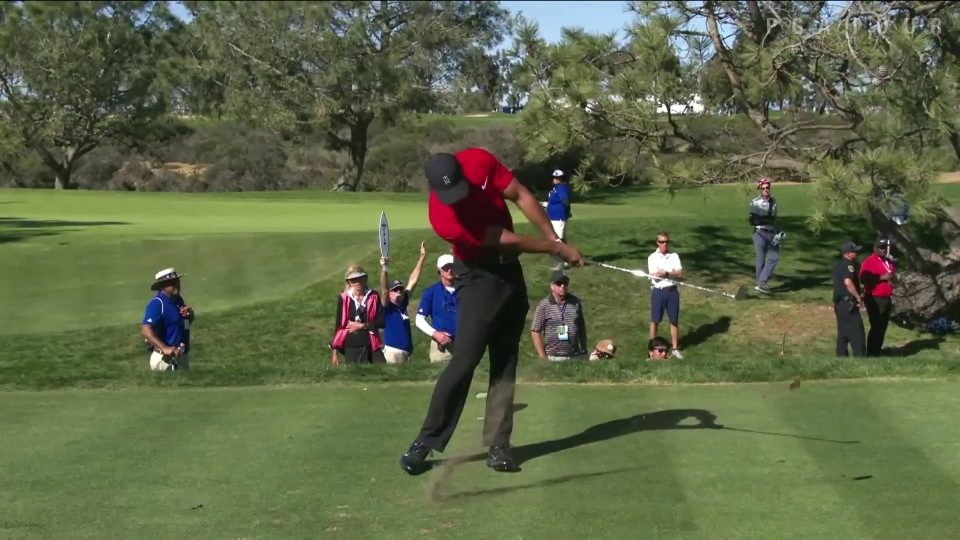
#> input picture frame_478.jpg, 1920 x 1080 px, found by its file name (shown at 1/2 size)
$ jupyter execute Untitled.ipynb   (shell and % lines are left out)
#> lines starting #> are read from the running program, lines starting #| are printed output that depends on the picture
[cell 1]
import cv2
from PIL import Image
import numpy as np
import random

[cell 2]
def load_image(image_path):
    # Using PIL to determine format
#> called with image_path = 'C:/Users/hp/computer/frame_478.jpg'
    img = Image.open(image_path)
#> img is the input picture: PIL image 1920x1080 RGB; mean R, G, B 93.5, 102.5, 70.4
    print(f"Image format: {img.format}")
#| Image format: JPEG

    # Reading the image using OpenCV
    image = cv2.imread(image_path)
    return image

[cell 3]
def convert_to_grayscale(image):
    if len(image.shape) == 3:  # Check if the image is color
        grayscale_image = cv2.cvtColor(image, cv2.COLOR_BGR2GRAY)
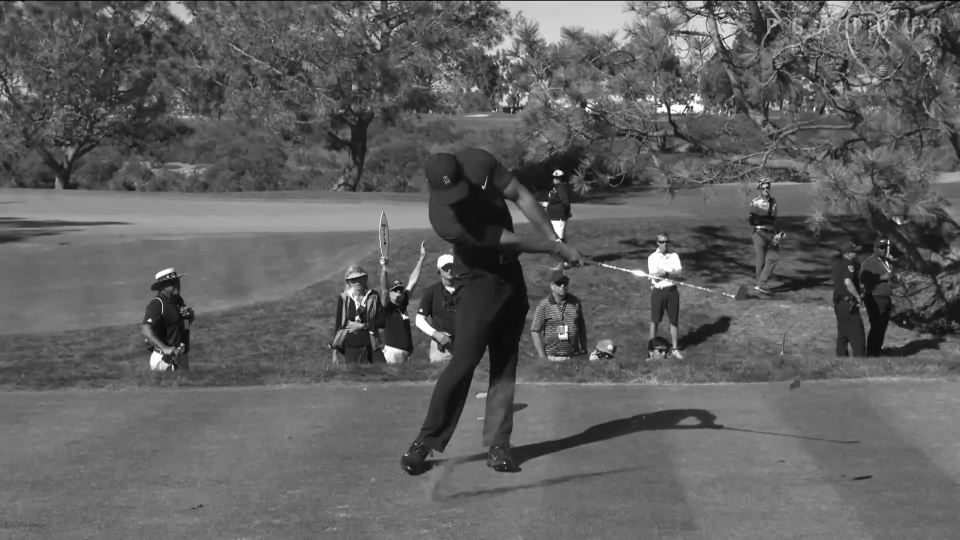
#> grayscale_image: shape (1080, 1920) (shown at 1/2 size); min 0, max 255, mean 96.1
        return grayscale_image
    return image

[cell 4]
def resize_image(image, new_width=256, new_height=256):
#> called with new_width = 256, new_height = 256
    h, w = image.shape[:2]
#> h = 1080; w = 1920
    aspect_ratio = w / h
#> aspect_ratio = 1.78
    if aspect_ratio > 1:
        new_height = int(new_width / aspect_ratio)
#> new_height = 144
    else:
        new_width = int(new_height * aspect_ratio)

    resized_image = cv2.resize(image, (new_width, new_height), interpolation=cv2.INTER_LINEAR)
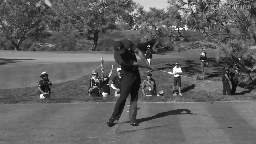
#> resized_image: shape (144, 256); min 8, max 255, mean 96.2
    return resized_image

[cell 5]
def center_crop(image, crop_ratio=0.9):
#> called with crop_ratio = 0.9
    h, w = image.shape[:2]
#> h = 144; w = 256

    # Crop size based on the image dimensions and the desired ratio
    crop_size_h = int(h * crop_ratio)
#> crop_size_h = 129
    crop_size_w = int(w * crop_ratio)
#> crop_size_w = 230

    # Calculate the start points for cropping to keep the center
    start_x = (w - crop_size_w) // 2
#> start_x = 13
    start_y = (h - crop_size_h) // 2
#> start_y = 7

    # Perform the center crop
    cropped_image = image[start_y:start_y+crop_size_h, start_x:start_x+crop_size_w]
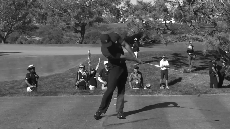
#> cropped_image: shape (129, 230); min 9, max 255, mean 94.3
    return cropped_image

[cell 6]
def random_crop(image, crop_size=200):
    h, w = image.shape[:2]

    # Ensure the crop size is not larger than the image dimensions
    crop_size = min(crop_size, h, w)

    start_x = random.randint(0, w - crop_size)
    start_y = random.randint(0, h - crop_size)

    cropped_image = image[start_y:start_y+crop_size, start_x:start_x+crop_size]
    return cropped_image

[cell 7]
def normalize_image(image):
    image = image / 255.0  # Scale pixel values to range [0, 1]
#> image: shape (129, 230) float64
    return image

[cell 8]
def augment_image(image):
    # Flip the image horizontally
    flipped_image = cv2.flip(image, 1)
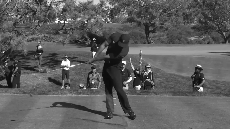
#> flipped_image: shape (129, 230) float64; min 0.0353, max 1, mean 0.37

    # Rotate the image by 45 degrees
    (h, w) = image.shape[:2]
#> h = 129; w = 230
    center = (w // 2, h // 2)
#> center = (115, 64)
    matrix = cv2.getRotationMatrix2D(center, 45, 1.0)
    rotated_image = cv2.warpAffine(image, matrix, (w, h))
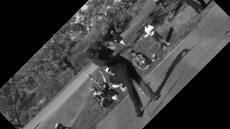
#> rotated_image: shape (129, 230) float64; min 0, max 0.996, mean 0.265

    # Add Gaussian noise
    noise = np.random.normal(0, 0.1, image.shape)
    noisy_image = np.clip(image + noise, 0, 1)
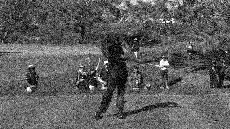
#> noisy_image: shape (129, 230) float64; min 0, max 1, mean 0.37

    return flipped_image, rotated_image, noisy_image

[cell 9]
def reduce_noise(image):
    denoised_image = cv2.GaussianBlur(image, (5, 5), 0)
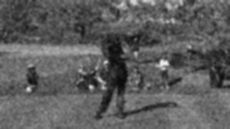
#> denoised_image: shape (129, 230) float64; min 0.0357, max 0.939, mean 0.37
    return denoised_image
